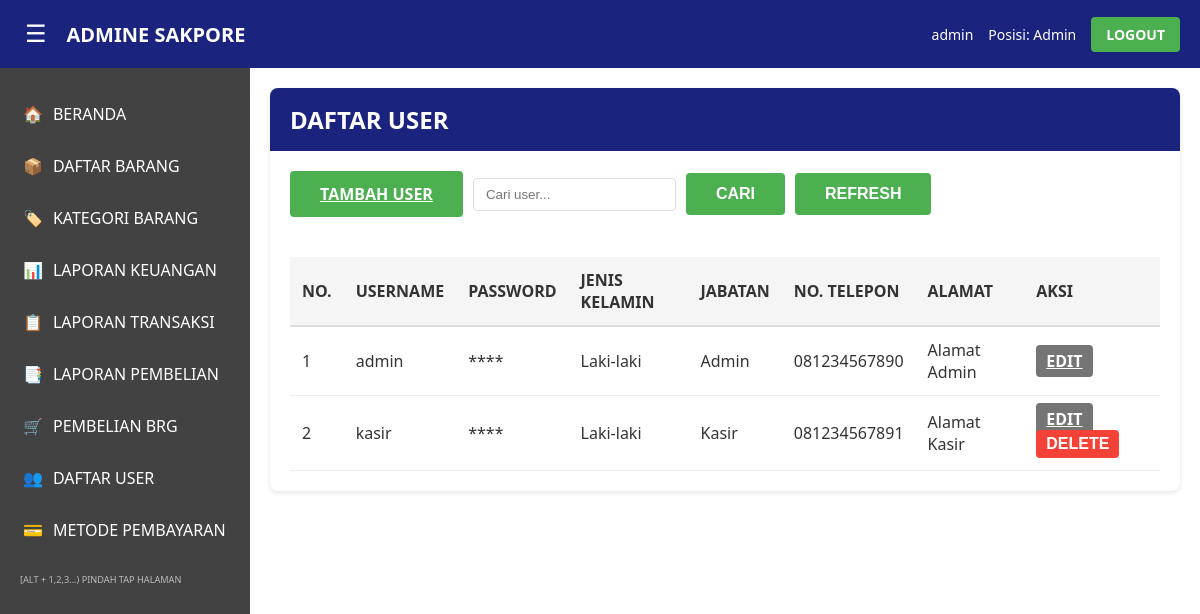
Page /admin/user/index.php (signed in) on the committed database.
### tables this page shows
CREATE TABLE IF NOT EXISTS user (
    userID INT AUTO_INCREMENT PRIMARY KEY,
    id VARCHAR(50) UNIQUE,
    username VARCHAR(50) UNIQUE NOT NULL,
    password VARCHAR(255) NOT NULL,
    jabatan ENUM('Admin', 'Kasir') NOT NULL,
    telepon VARCHAR(20),
    alamat TEXT,
    jenis_kelamin ENUM('Laki-laki', 'Perempuan') DEFAULT NULL
);

### config/paths.php (called while the page is built, shortened)
<?php
function getScriptDepth() {
    $scriptName = $_SERVER['SCRIPT_NAME'];
    $scriptDir = dirname($scriptName);
    $scriptDir = trim($scriptDir, '/');
    $parts = explode('/', $scriptDir);
    $parts = array_filter($parts);
    $projectFolders = ['admin', 'kasir', 'assets', 'config', 'includes'];
    $depth = 0;
    $found = false;
    foreach ($parts as $part) {
        if (in_array($part, $projectFolders)) {
            $found = true;
            $depth++;
        } elseif ($found) {
            $depth++;
        }
    }
    return $depth;
}
function getNavPath($targetPath) {
    $depth = getScriptDepth();
    $backPath = str_repeat('../', $depth);
    $targetPath = ltrim($targetPath, '/');
    return $backPath . $targetPath;
}

### config/database.php (called while the page is built, shortened)
<?php
function getConnection() {
    $conn = mysqli_connect(DB_HOST, DB_USER, DB_PASS, DB_NAME);
    mysqli_set_charset($conn, "utf8");
    return $conn;
}
function queryArray($sql) {
    $conn = getConnection();
    $result = mysqli_query($conn, $sql);
    $data = [];
    while ($row = mysqli_fetch_assoc($result)) {
        $data[] = $row;
    }
    return $data;
}

### admin/user/index.php (the view, shortened to what this page needs)
<?php
require_once __DIR__ . '/../../config/database.php';
$search = $_GET['search'] ?? '';
$conn = getConnection();
if (!empty($search)) {
    $search = mysqli_real_escape_string($conn, $search);
    $users = queryArray("SELECT * FROM user WHERE username LIKE '%$search%' ORDER BY id");
} else {
    $users = queryArray("SELECT * FROM user ORDER BY id");
}
require_once __DIR__ . '/../../config/paths.php';
include __DIR__ . '/../../includes/header.php';
?>
<div class="card">
    <div class="card-header">
        <h2>DAFTAR USER</h2>
    </div>
    <div class="search-filter">
        <a href="<?php echo getNavPath('admin/user/tambah.php'); ?>" class="btn btn-success">TAMBAH USER</a>
        <input type="text" id="search" placeholder="Cari user..." value="<?php echo htmlspecialchars($search); ?>">
        <button class="btn btn-success" onclick="searchUser()">CARI</button>
        <button class="btn btn-success" onclick="location.reload()">REFRESH</button>
    </div>
    <div class="table-container">
        <table>
            <thead>
                <tr>
                    <th>NO.</th>
                    <th>USERNAME</th>
                    <th>PASSWORD</th>
                    <th>JENIS KELAMIN</th>
                    <th>JABATAN</th>
                    <th>NO. TELEPON</th>
                    <th>ALAMAT</th>
                    <th>AKSI</th>
                </tr>
            </thead>
            <tbody>
                <?php if (empty($users)): ?>
                    <tr>
                        <td colspan="8" class="text-center">Tidak ada data</td>
                    </tr>
                <?php else: ?>
                    <?php foreach ($users as $index => $user): ?>
                        <tr>
                            <td><?php echo $index + 1; ?></td>
                            <td><?php echo htmlspecialchars($user['username']); ?></td>
                            <td>****</td>
                            <td><?php echo htmlspecialchars($user['jenis_kelamin'] ?? '-'); ?></td>
                            <td><?php echo htmlspecialchars($user['jabatan']); ?></td>
                            <td><?php echo htmlspecialchars($user['telepon'] ?? '-'); ?></td>
                            <td><?php echo htmlspecialchars($user['alamat'] ?? '-'); ?></td>
                            <td>
                                <a href="<?php echo getNavPath('admin/user/tambah.php?edit=' . $user['id']); ?>" class="btn btn-secondary" style="padding: 5px 10px;">EDIT</a>
                                <?php if ($user['id'] != $_SESSION['id']): ?>
                                    <form method="POST" style="display: inline;" onsubmit="return confirmDelete()">
                                        <button type="submit" class="btn btn-danger" style="padding: 5px 10px;">DELETE</button>
                                    </form>
                                <?php endif; ?>
                            </td>
                        </tr>
                    <?php endforeach; ?>
                <?php endif; ?>
            </tbody>
        </table>
    </div>
</div>
<?php include __DIR__ . '/../../includes/footer.php'; ?>

### assets/css/style.css (style rules this page uses)
* { margin: 0; padding: 0; box-sizing: border-box; }
body { font-family: 'Segoe UI', Tahoma, Geneva, Verdana, sans-serif; background-color: #90EE90; color: #333; }
.btn { padding: 12px 30px; border: none; border-radius: 4px; font-size: 16px; font-weight: bold; cursor: pointer; transition: all 0.3s; }
.btn-success { background-color: #4caf50; color: white; }
.btn-danger { background-color: #f44336; color: white; }
.btn-secondary { background-color: #757575; color: white; }
.card { background-color: white; border-radius: 8px; padding: 20px; margin-bottom: 20px; box-shadow: 0 2px 5px rgba(0,0,0,0.1); }
.card-header { background-color: #1a237e; color: white; padding: 15px 20px; border-radius: 8px 8px 0 0; margin: -20px -20px 20px -20px; font-weight: bold; }
.table-container { overflow-x: auto; }
table { width: 100%; border-collapse: collapse; margin-top: 20px; }
table th { background-color: #f5f5f5; padding: 12px; text-align: left; font-weight: bold; border-bottom: 2px solid #ddd; }
table td { padding: 12px; border-bottom: 1px solid #eee; }
.search-filter { display: flex; gap: 10px; margin-bottom: 20px; flex-wrap: wrap; align-items: center; }
.search-filter input, .search-filter select { padding: 8px 12px; border: 1px solid #ddd; border-radius: 4px; }

### rows in the picture
user: username "admin", jenis_kelamin "Laki-laki", jabatan "Admin", telepon "081234567890", alamat "Alamat Admin"
user: username "kasir", jenis_kelamin "Laki-laki", jabatan "Kasir", telepon "081234567891", alamat "Alamat Kasir"

### other values in the picture
$_SESSION['username'] "admin"
$_SESSION['jabatan'] "Admin"
